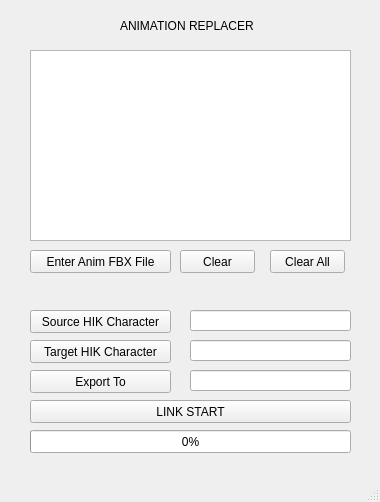
<?xml version="1.0" encoding="UTF-8"?>
<ui version="4.0">
 <class>mainWindow</class>
 <widget class="QMainWindow" name="mainWindow">
  <property name="windowModality">
   <enum>Qt::NonModal</enum>
  </property>
  <property name="enabled">
   <bool>true</bool>
  </property>
  <property name="geometry">
   <rect>
    <x>0</x>
    <y>0</y>
    <width>380</width>
    <height>502</height>
   </rect>
  </property>
  <property name="sizePolicy">
   <sizepolicy hsizetype="Preferred" vsizetype="Preferred">
    <horstretch>0</horstretch>
    <verstretch>0</verstretch>
   </sizepolicy>
  </property>
  <property name="minimumSize">
   <size>
    <width>380</width>
    <height>425</height>
   </size>
  </property>
  <property name="maximumSize">
   <size>
    <width>380</width>
    <height>655</height>
   </size>
  </property>
  <property name="cursor">
   <cursorShape>ArrowCursor</cursorShape>
  </property>
  <property name="mouseTracking">
   <bool>false</bool>
  </property>
  <property name="focusPolicy">
   <enum>Qt::NoFocus</enum>
  </property>
  <property name="windowTitle">
   <string notr="true">HanWang AnimReplacer</string>
  </property>
  <property name="windowIcon">
   <iconset>
    <normaloff>icons/Title.png</normaloff>icons/Title.png</iconset>
  </property>
  <property name="iconSize">
   <size>
    <width>24</width>
    <height>24</height>
   </size>
  </property>
  <property name="toolButtonStyle">
   <enum>Qt::ToolButtonIconOnly</enum>
  </property>
  <property name="animated">
   <bool>true</bool>
  </property>
  <property name="tabShape">
   <enum>QTabWidget::Rounded</enum>
  </property>
  <property name="dockNestingEnabled">
   <bool>false</bool>
  </property>
  <widget class="QWidget" name="centralwidget">
   <widget class="QLabel" name="replacer">
    <property name="geometry">
     <rect>
      <x>120</x>
      <y>10</y>
      <width>141</width>
      <height>31</height>
     </rect>
    </property>
    <property name="text">
     <string>ANIMATION REPLACER</string>
    </property>
   </widget>
   <widget class="QProgressBar" name="progressBar">
    <property name="geometry">
     <rect>
      <x>30</x>
      <y>430</y>
      <width>321</width>
      <height>23</height>
     </rect>
    </property>
    <property name="value">
     <number>0</number>
    </property>
    <property name="alignment">
     <set>Qt::AlignLeading|Qt::AlignLeft|Qt::AlignVCenter</set>
    </property>
   </widget>
   <widget class="QListWidget" name="importFileList">
    <property name="geometry">
     <rect>
      <x>30</x>
      <y>50</y>
      <width>321</width>
      <height>191</height>
     </rect>
    </property>
   </widget>
   <widget class="QPushButton" name="LinkStart">
    <property name="geometry">
     <rect>
      <x>30</x>
      <y>400</y>
      <width>321</width>
      <height>23</height>
     </rect>
    </property>
    <property name="text">
     <string>LINK START</string>
    </property>
   </widget>
   <widget class="QLineEdit" name="source_line">
    <property name="geometry">
     <rect>
      <x>190</x>
      <y>310</y>
      <width>161</width>
      <height>21</height>
     </rect>
    </property>
   </widget>
   <widget class="QLineEdit" name="target_line">
    <property name="geometry">
     <rect>
      <x>190</x>
      <y>340</y>
      <width>161</width>
      <height>21</height>
     </rect>
    </property>
   </widget>
   <widget class="QPushButton" name="Enter_Anim_FBX_File">
    <property name="geometry">
     <rect>
      <x>30</x>
      <y>250</y>
      <width>141</width>
      <height>23</height>
     </rect>
    </property>
    <property name="text">
     <string>Enter Anim FBX File</string>
    </property>
   </widget>
   <widget class="QPushButton" name="delete_2">
    <property name="geometry">
     <rect>
      <x>180</x>
      <y>250</y>
      <width>75</width>
      <height>23</height>
     </rect>
    </property>
    <property name="text">
     <string>Clear</string>
    </property>
   </widget>
   <widget class="QPushButton" name="deleteAll">
    <property name="geometry">
     <rect>
      <x>270</x>
      <y>250</y>
      <width>75</width>
      <height>23</height>
     </rect>
    </property>
    <property name="text">
     <string>Clear All</string>
    </property>
   </widget>
   <widget class="QLineEdit" name="export_line">
    <property name="geometry">
     <rect>
      <x>190</x>
      <y>370</y>
      <width>161</width>
      <height>21</height>
     </rect>
    </property>
   </widget>
   <widget class="QPushButton" name="ExportTo_btn">
    <property name="geometry">
     <rect>
      <x>30</x>
      <y>370</y>
      <width>141</width>
      <height>23</height>
     </rect>
    </property>
    <property name="text">
     <string>Export To</string>
    </property>
   </widget>
   <widget class="QPushButton" name="oldHikChar">
    <property name="geometry">
     <rect>
      <x>30</x>
      <y>310</y>
      <width>141</width>
      <height>23</height>
     </rect>
    </property>
    <property name="text">
     <string>Source HIK Character</string>
    </property>
   </widget>
   <widget class="QPushButton" name="newHikChar">
    <property name="geometry">
     <rect>
      <x>30</x>
      <y>340</y>
      <width>141</width>
      <height>23</height>
     </rect>
    </property>
    <property name="text">
     <string>Target HIK Character</string>
    </property>
   </widget>
  </widget>
  <widget class="QStatusBar" name="statusbar">
   <property name="enabled">
    <bool>true</bool>
   </property>
  </widget>
  <action name="main_actionReset">
   <property name="enabled">
    <bool>false</bool>
   </property>
   <property name="text">
    <string>Reset</string>
   </property>
  </action>
  <action name="main_actionAbout">
   <property name="checkable">
    <bool>false</bool>
   </property>
   <property name="checked">
    <bool>false</bool>
   </property>
   <property name="enabled">
    <bool>false</bool>
   </property>
   <property name="text">
    <string>About...</string>
   </property>
   <property name="menuRole">
    <enum>QAction::AboutRole</enum>
   </property>
  </action>
 </widget>
 <resources/>
 <connections/>
</ui>
